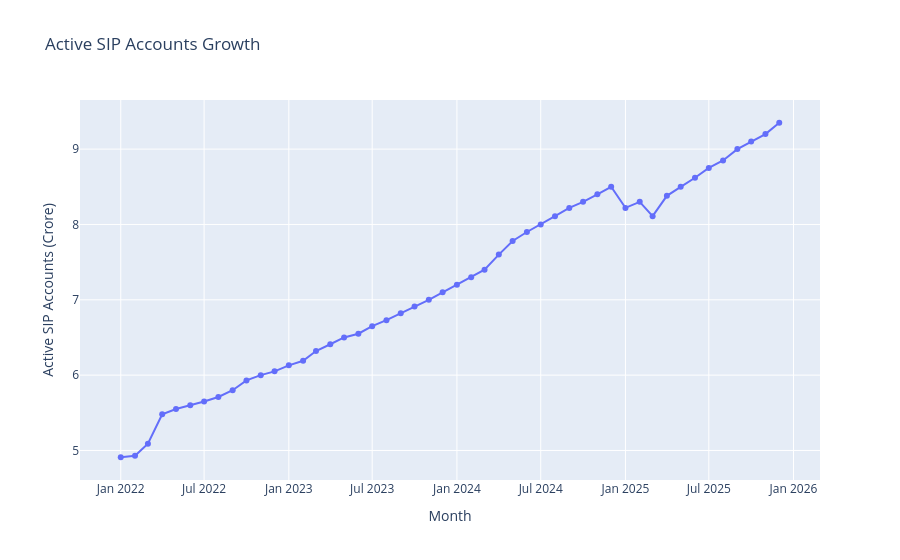

The notebook cell this image was saved under:
### Markdown cell above
## Growth in Active SIP Accounts

Increasing active SIP accounts indicate expanding investor participation and stronger adoption of systematic investing.

### Code cell
fig = px.line(
    sip,
    x='month',
    y='active_sip_accounts_crore',
    markers=True,
    title='Active SIP Accounts Growth'
)

fig.update_layout(
    xaxis_title='Month',
    yaxis_title='Active SIP Accounts (Crore)'
)

fig.show()
fig.write_html("exported_charts/sip_inflow_trend.html")

### Figure 1 — Plotly figure (JSON) as saved in the notebook; plotly's stock layout.template omitted (floating-point values rounded to 4 significant figures)
{"data": [{"hovertemplate": "month=%{x}<br>active_sip_accounts_crore=%{y}<extra></extra>", "legendgroup": "", "line": {"color": "#636efa", "dash": "solid"}, "marker": {"symbol": "circle"}, "mode": "lines+markers", "name": "", "orientation": "v", "showlegend": false, "type": "scatter", "x": ["2022-01-01T00:00:00", "2022-02-01T00:00:00", "2022-03-01T00:00:00", "2022-04-01T00:00:00", "2022-05-01T00:00:00", "2022-06-01T00:00:00", "2022-07-01T00:00:00", "2022-08-01T00:00:00", "2022-09-01T00:00:00", "2022-10-01T00:00:00", "2022-11-01T00:00:00", "2022-12-01T00:00:00", "2023-01-01T00:00:00", "2023-02-01T00:00:00", "2023-03-01T00:00:00", "2023-04-01T00:00:00", "2023-05-01T00:00:00", "2023-06-01T00:00:00", "2023-07-01T00:00:00", "2023-08-01T00:00:00", "2023-09-01T00:00:00", "2023-10-01T00:00:00", "2023-11-01T00:00:00", "2023-12-01T00:00:00", "2024-01-01T00:00:00", "2024-02-01T00:00:00", "2024-03-01T00:00:00", "2024-04-01T00:00:00", "2024-05-01T00:00:00", "2024-06-01T00:00:00", "2024-07-01T00:00:00", "2024-08-01T00:00:00", "2024-09-01T00:00:00", "2024-10-01T00:00:00", "2024-11-01T00:00:00", "2024-12-01T00:00:00", "2025-01-01T00:00:00", "2025-02-01T00:00:00", "2025-03-01T00:00:00", "2025-04-01T00:00:00", "2025-05-01T00:00:00", "2025-06-01T00:00:00", "2025-07-01T00:00:00", "2025-08-01T00:00:00", "2025-09-01T00:00:00", "2025-10-01T00:00:00", "2025-11-01T00:00:00", "2025-12-01T00:00:00"], "xaxis": "x", "y": [4.91, 4.93, 5.09, 5.48, 5.55, 5.6, 5.65, 5.71, 5.8, 5.93, 6.0, 6.05, 6.13, 6.19, 6.32, 6.41, 6.5, 6.55, 6.65, 6.73, 6.82, 6.91, 7.0, 7.1, 7.2, 7.3, 7.4, 7.6, 7.78, 7.9, 8.0, 8.11, 8.22, 8.3, 8.4, 8.5, 8.22, 8.3, 8.11, 8.38, 8.5, 8.62, 8.75, 8.85, 9.0, 9.1, 9.2, 9.35], "yaxis": "y"}], "layout": {"legend": {"tracegroupgap": 0}, "title": {"text": "Active SIP Accounts Growth"}, "xaxis": {"anchor": "y", "domain": [0, 1], "title": {"text": "Month"}}, "yaxis": {"anchor": "x", "domain": [0, 1], "title": {"text": "Active SIP Accounts (Crore)"}}}}
